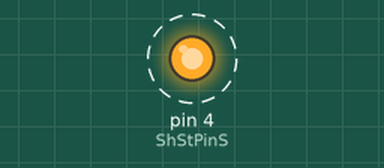
Simulated run of this sketch. Board: Arduino Uno, built with avr-gcc and run on an emulated ATmega328P. Shown: output pins drawn as LEDs (lit = HIGH). Dashed ring = blinking. Pins used as bus, display or sensor lines are not drawn.

Above: at 0.05 s.
Timing chart, 0 to 3.0 s (numbered marks = the images above):
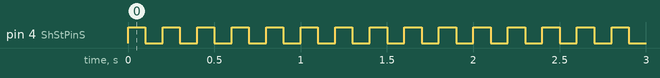

The sketch:

Software_Zeile.ino
```cpp
#define DataPinS 3                                  //Data Pin des 8Bit Schieberegisters
#define ShStPinS 4                                  //Store und Shift Pin des 8Bit Schieberegisters
#define MaxZeile 8                                 //Anzahl Zeilen der Anzeige einstellen
#define MaxSpalte 8                                 //Anzahl Spalten der Anzeige einstellen
#define Anzeige 100
#define Zeit 5
#define DataPinR 5                                  //Data Pin des 16Bit Schieberegisters
#define ShiftPinR 6                                 //Shift Pin des 16Bit Schieberegisters
#define StorePinR 7

int i,
    n,
    a,
    dauer;


  bool AnzeigeRot [8][8] = {
    {0,0,0,0,0,0,0,0},
    {0,0,0,0,0,0,0,0},
    {0,0,0,0,0,0,0,0},
    {0,0,0,0,0,0,0,0},
    {0,0,0,0,0,0,0,0},
    {0,0,0,0,0,0,0,0},
    {0,0,0,0,0,0,0,0},
    {0,0,0,0,0,0,0,0},
    };


void setup() {


  pinMode(DataPinS, OUTPUT);
  pinMode(ShStPinS, OUTPUT);


}

void loop() {

    digitalWrite(DataPinS,HIGH);
    digitalWrite(ShStPinS,HIGH);
    digitalWrite(DataPinS,LOW);
    digitalWrite(ShStPinS,LOW);

    for(a=0; a<MaxSpalte; a++){

         digitalWrite(ShStPinS, HIGH);
         delay(Anzeige);
         digitalWrite(ShStPinS, LOW);
         delay(Anzeige);
         digitalWrite(StorePinR, LOW);
        }

      }
```

Measured:
- by itself, pin 4 (ShStPinS): alternates HIGH for 0.10 s and LOW for 0.10 s
